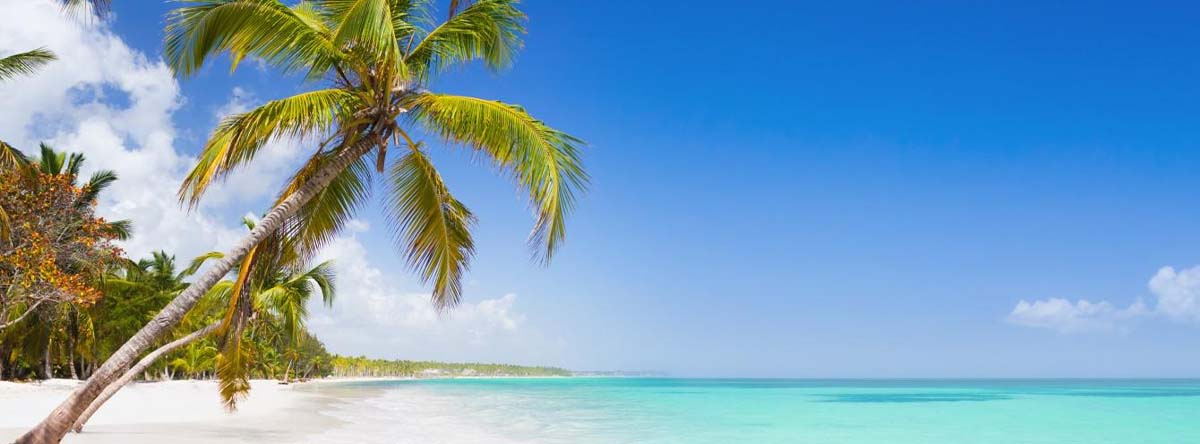
#> input picture beach.jpg, 1200 x 444 px
$ jupyter execute ImageDiff1.ipynb   (shell and % lines are left out)
#> lines starting #> are read from the running program, lines starting #| are printed output that depends on the picture
# Extract the difference between two images

[cell 1]
import matplotlib.pyplot as plt
import matplotlib.patches as patches
from PIL import Image, ImageFile
import cv2
import numpy as np
import pandas as pd

[cell 2]
img1 = "beach.jpg"
img2 = "beach2.jpg"
img3 = "space.jpg"

def plotit (img):
    plt.figure(figsize = (15,8))
    plt.imshow(img,cmap = 'gray')
    plt.show()

[cell 3]
image1 = plt.imread(img1)
#> image1 is the input picture: shape (444, 1200, 3); mean R, G, B 120.4, 159.9, 187.4
plotit (image1)

[cell 4]
image1 = cv2.cvtColor(image1, cv2.COLOR_BGR2GRAY)
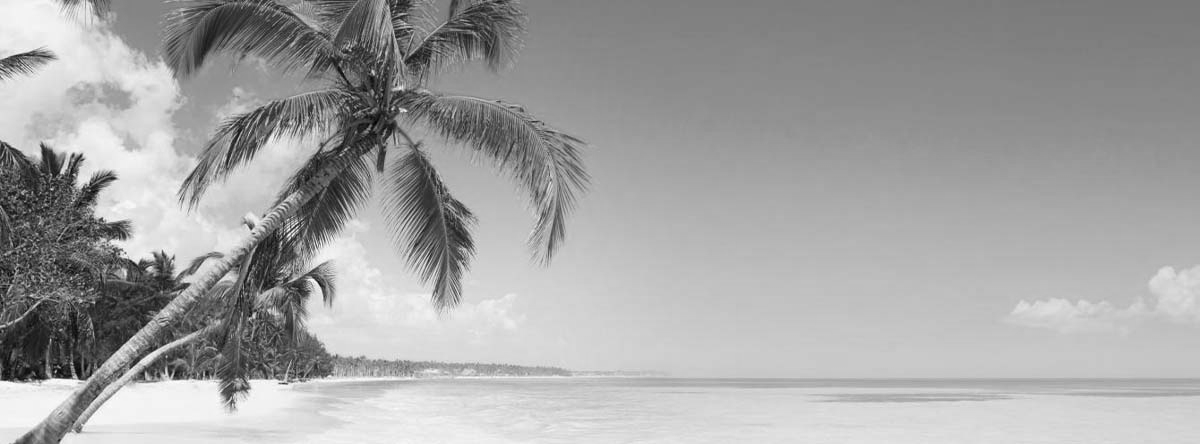
#> image1: shape (444, 1200); min 2, max 254, mean 163.6
plotit (image1)

[cell 5]
image1.shape
#> Out = (444, 1200)

[cell 6]
image1

[cell 7]
image2 = plt.imread(img2)
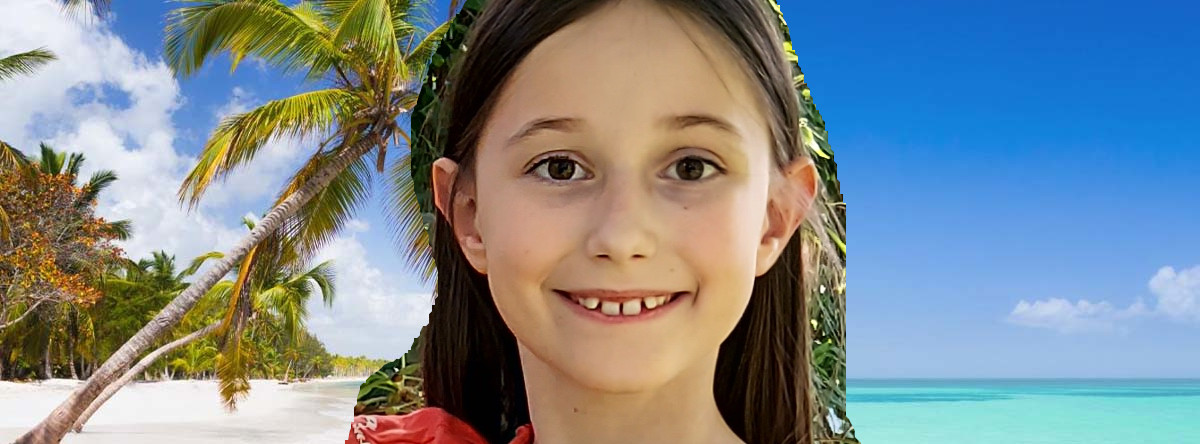
#> input picture beach2.jpg, 1200 x 444 px
#> image2 is the input picture: shape (444, 1200, 3); mean R, G, B 126, 137.9, 143.4
image2 = cv2.cvtColor(image2, cv2.COLOR_BGR2GRAY)
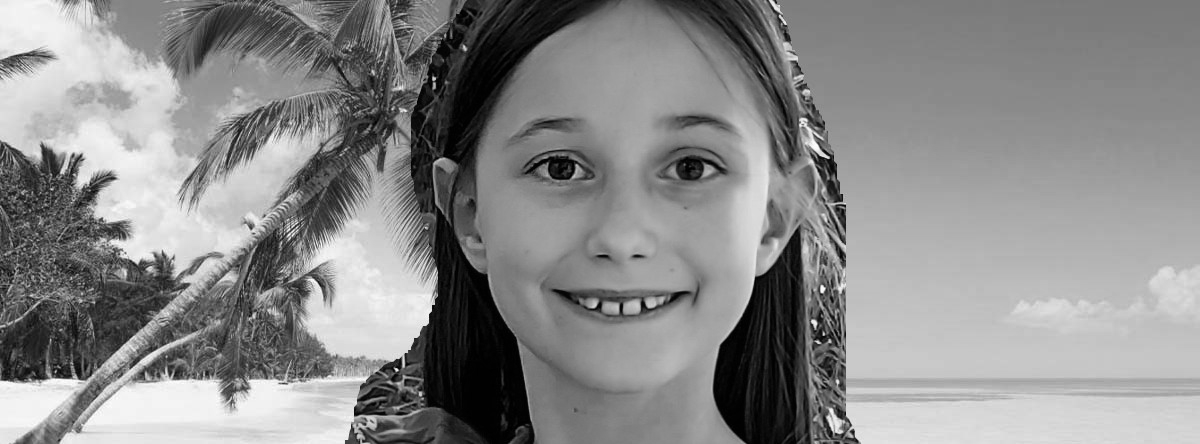
#> image2: shape (444, 1200); min 0, max 254, mean 138.2
plotit (image2)

[cell 8]
imageDiff = cv2.subtract (image1, image2)
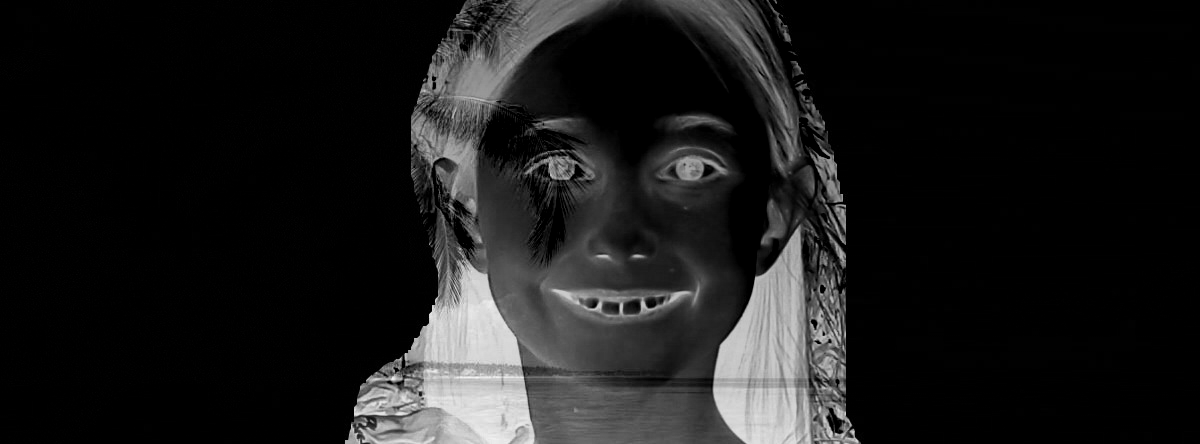
#> imageDiff: shape (444, 1200); min 0, max 246, mean 26.5
plotit (imageDiff)

[cell 9]
imageDiffInverted = cv2.bitwise_not(imageDiff)
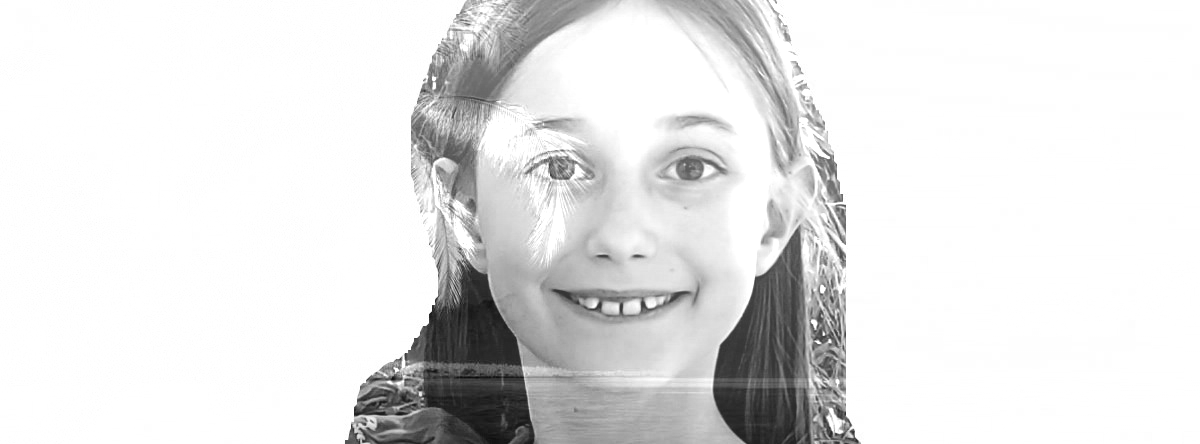
#> imageDiffInverted: shape (444, 1200); min 9, max 255, mean 228.5
plotit (imageDiffInverted)

[cell 10]
background = plt.imread(img3)
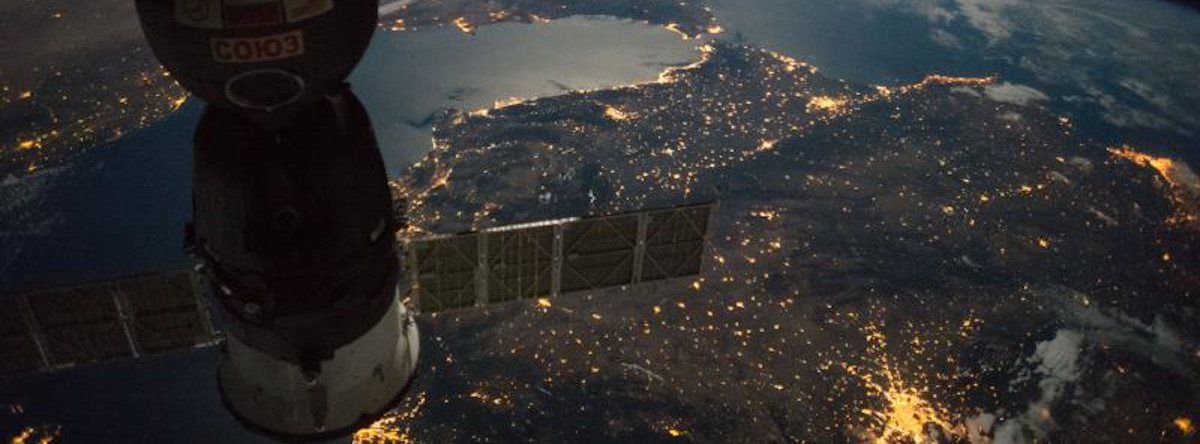
#> input picture space.jpg, 1200 x 444 px
#> background is the input picture: shape (444, 1200, 3); mean R, G, B 49.2, 47.5, 47
background = cv2.cvtColor(background, cv2.COLOR_BGR2GRAY)
#> background: shape (444, 1200)
backgroundInverted = cv2.bitwise_not(background)
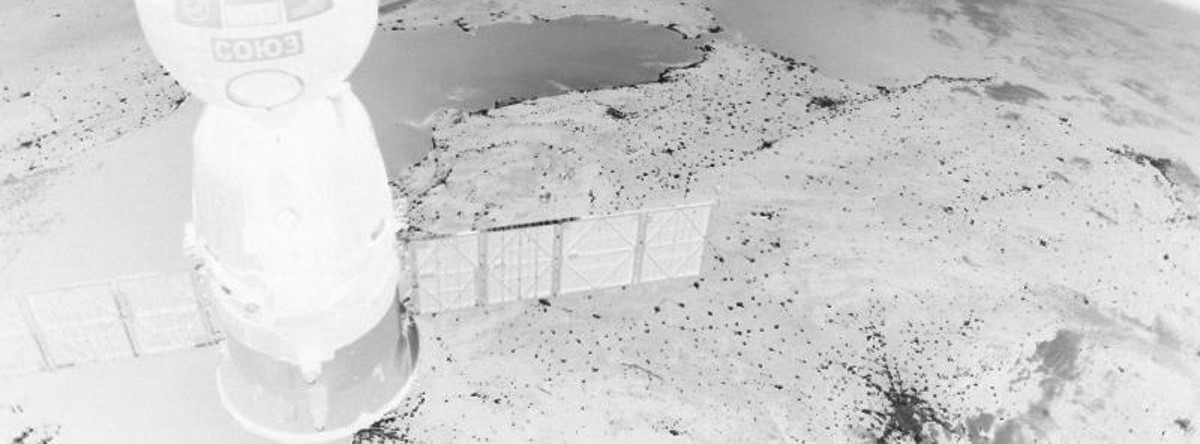
#> backgroundInverted: shape (444, 1200); min 16, max 255, mean 207.5
plotit (backgroundInverted)

[cell 11]
imageAdd = cv2.addWeighted(backgroundInverted,0.4,imageDiff,1.0,0)
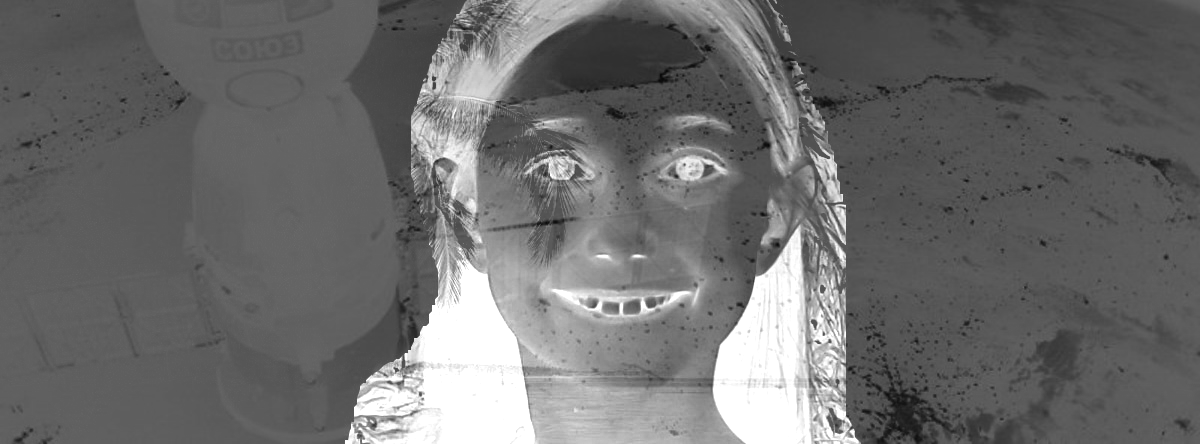
#> imageAdd: shape (444, 1200); min 9, max 255, mean 108.1
imageAddInverted = cv2.bitwise_not(imageAdd)
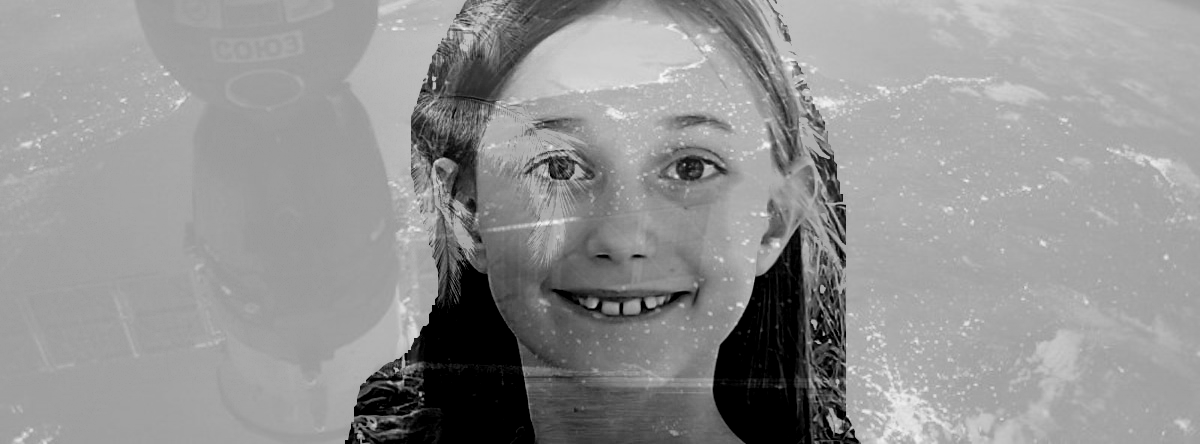
#> imageAddInverted: shape (444, 1200); min 0, max 246, mean 146.9
plotit (imageAddInverted)
